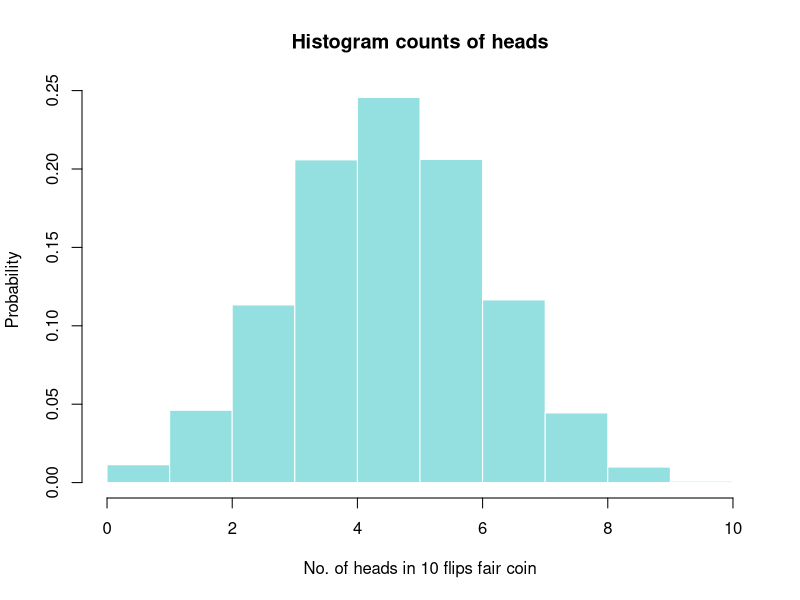

This figure's R source:
set.seed(0)

# Define a fair coin:
coin = c(1,0)

# We tossed the coin 10 times and counted the number of heads. Repeat the experiment 20000 times.
n = 20000   # Number of experiments
flips = 10  # Number of coin flips in each experiment.

heads = colSums(replicate(n, sample(coin, flips, replace = T))) # Counts of heads in each experiment.

# The breaks are the number of possible outcomes: flips + 1

h = hist(heads, breaks = sort(unique(heads)), freq=F, 
         border=F, main = 'Histogram counts of heads',
         col=rgb(0.3,0.8,0.8,0.6), ylab='Probability', 
         xlab =  'No. of heads in 10 flips fair coin')

choose(10,2) * 0.5^10
